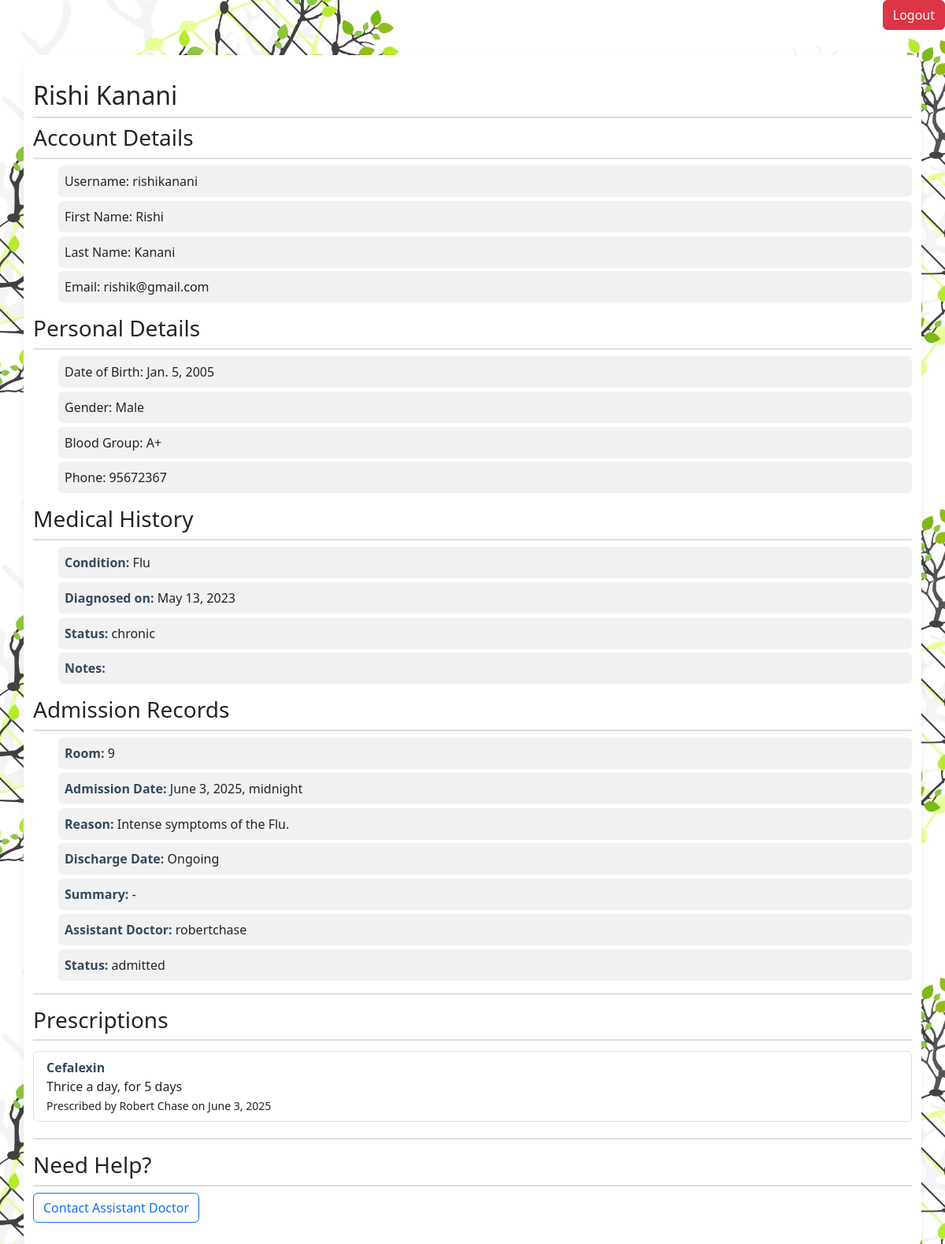
The page /accounts/patient/6/ (signed in) on the database its author committed.
### medapp/models.py (models this page shows, shortened)
class Patient(models.Model):
    user = models.OneToOneField(User, on_delete=models.CASCADE, related_name='patient_user')
    date_of_birth = models.DateField(null=True)
    gender = models.CharField(max_length=10)
    blood_group = models.CharField(max_length=5)
    phone = models.CharField(max_length=20, null=True)
    emergency_contact = models.CharField(max_length=100, null=True)
    created_at = models.DateTimeField(auto_now_add=True, null=True)

class PatientMedicalHistory(models.Model):
    STATUS_CHOICES1 = [
        ('active', 'Active'),
        ('resolved', 'Resolved'),
        ('chronic', 'Chronic'),
    ]
    patient = models.ForeignKey(Patient, on_delete=models.CASCADE, related_name='medical_histories')
    condition_name = models.CharField(max_length=100)
    diagnosis_date = models.DateField()
    status1 = models.CharField(max_length=20, choices=STATUS_CHOICES1, null=True, blank=True)
    notes = models.TextField(blank=True, null=True)

class AdmissionRecord(models.Model):
    STATUS_CHOICES = [
        ('admitted', 'Admitted'),
        ('discharged', 'Discharged'),
        ('transferred', 'Transferred'),
    ]
    patient = models.ForeignKey(Patient, on_delete=models.CASCADE, related_name='admissions')
    admission_date = models.DateTimeField()
    discharge_date = models.DateTimeField(null=True, blank=True)
    room_number = models.PositiveSmallIntegerField(choices=ROOM_CHOICES)
    primary_doctor = models.ForeignKey(User, on_delete=models.SET_NULL, null=True, related_name='primary_admissions')
    assistant_doctor = models.ForeignKey(User, on_delete=models.SET_NULL, null=True, blank=True, related_name='assistant_doctor_admissions')
    admission_reason = models.TextField()
    discharge_summary = models.TextField(blank=True, null=True)
    status = models.CharField(max_length=20, choices=STATUS_CHOICES)
    created_at = models.DateTimeField(auto_now_add=True, null=True)

class Prescription(models.Model):
    patient = models.ForeignKey(Patient, on_delete=models.CASCADE, related_name='prescriptions')
    assistant_doctor = models.ForeignKey(User, on_delete=models.SET_NULL, null=True, related_name='written_prescriptions')
    created_at = models.DateTimeField(auto_now_add=True)
    medicine = models.ForeignKey(Medicine, on_delete=models.CASCADE, null=True)
    dosage = models.CharField(max_length=100, default="1")
    duration_days = models.IntegerField(null=True, blank=True)
    notes = models.TextField(blank=True, null=True)

class Medicine(models.Model):
    name = models.CharField(max_length=100)
    category = models.ForeignKey(MedicineCategory, on_delete=models.CASCADE, related_name='medicines')
    unit_price = models.DecimalField(max_digits=10, decimal_places=2)
    description = models.TextField(blank=True, null=True)
    active = models.BooleanField(default=True)

### accounts/views.py (the view)
# urls.py: path("patient/<int:patient_id>/", views.patient_dashboard, name="patient_dashboard"),
@login_required
@user_passes_test(is_patient_or_doctor_or_staff)
def patient_dashboard(request, patient_id):
    patient = get_object_or_404(Patient, id=patient_id)
    if request.user.groups.filter(name='Patients').exists() and patient.user != request.user:
        return HttpResponseForbidden("You are not allowed to view this page.")
    history = PatientMedicalHistory.objects.filter(patient=patient).order_by('-diagnosis_date')
    admissions = AdmissionRecord.objects.filter(patient=patient).order_by('-admission_date')
    prescriptions = Prescription.objects.filter(patient=patient).select_related('medicine', 'assistant_doctor').order_by('-created_at')
    return render(request, 'registration/patientgroup.html', {
        'patient': patient,
        'user': request.user,
        'history': history,
        'admissions': admissions,
        'prescriptions': prescriptions,
    })

### accounts/views.py (called while the page is built)
def is_patient_or_doctor_or_staff(user):
    return user.groups.filter(name__in=['Patients', 'Doctors', 'Staff']).exists()

### accounts/templates/registration/patientgroup.html (shortened to what this page needs)
{% extends 'base.html' %}
{% load static %}
{% block styles %}
<link rel="stylesheet" href="{% static 'patient_dashboard.css' %}">
{% endblock %}
{% block main %}
<div class="d-flex justify-content-end mb-3">
  <a href="{% url 'custom_logout' %}" class="btn btn-danger">Logout</a>
</div>
<div class="container">
  <h2>{{ patient.user.first_name }} {{ patient.user.last_name }}</h2>
  <h3>Account Details</h3>
  <ul>
    <li>Username: {{ patient.user.username }}</li>
    <li>First Name: {{ patient.user.first_name }}</li>
    <li>Last Name: {{ patient.user.last_name }}</li>
    <li>Email: {{ patient.user.email }}</li>
  </ul>
  <h3>Personal Details</h3>
  <ul>
    <li>Date of Birth: {{ patient.date_of_birth }}</li>
    <li>Gender: {{ patient.gender }}</li>
    <li>Blood Group: {{ patient.blood_group }}</li>
    <li>Phone: {{ patient.phone }}</li>
  </ul>
  <h3>Medical History</h3>
  <ul>
    {% for record in history %}
      <li><strong>Condition:</strong> {{ record.condition_name }}</li>
      <li><strong>Diagnosed on:</strong> {{ record.diagnosis_date }}</li>
      <li><strong>Status:</strong> {{ record.status1 }}</li>
      <li><strong>Notes:</strong> {{ record.notes }}</li>
    {% empty %}
      <li>No medical history records.</li>
    {% endfor %}
  </ul>
  <h3>Admission Records</h3>
  <ul>
    {% for admission in admissions %}
      <li><strong>Room:</strong> {{ admission.room_number }}</li>
      <li><strong>Admission Date:</strong> {{ admission.admission_date }}</li>
      <li><strong>Reason:</strong> {{ admission.admission_reason }}</li>
      <li><strong>Discharge Date:</strong> {{ admission.discharge_date|default:"Ongoing" }}</li>
      <li><strong>Summary:</strong> {{ admission.discharge_summary|default:"-" }}</li>
      <li><strong>Assistant Doctor:</strong> {{admission.assistant_doctor}}</li>
      <li><strong>Status:</strong> {{ admission.status }}</li>
    {% empty %}
      <li>No admission records found.</li>
    {% endfor %}
  </ul>
  <hr>
<h3>Prescriptions</h3>
{% if prescriptions %}
  <ul class="list-group">
    {% for pres in prescriptions %}
      <li class="list-group-item">
        <strong>{{ pres.medicine.name }}</strong><br>
        {{ pres.dosage }}, {{ pres.frequency }} for {{ pres.duration_days }} days<br>
        <small>Prescribed by {{ pres.assistant_doctor.get_full_name }} on {{ pres.created_at|date:"F j, Y" }}</small><br>
      </li>
    {% endfor %}
  </ul>
{% else %}
  <p>No prescriptions yet.</p>
{% endif %}
  <hr>
  <h3>Need Help?</h3>
  <a href="{% url 'send_message' %}" class="btn btn-outline-primary">
  Contact Assistant Doctor
  </a>
{% endblock %}

### accounts/static/patient_dashboard.css (style rules this page uses)
body { margin: 0; background-image: url('/static/images/medicine.jpg'); background-size:contain; padding: 0; }
.container { max-width: 800px; margin: 2rem auto; padding: 2rem; background-color: #ffffff; border-radius: 12px; box-shadow: 0 4px 12px rgba(0, 0, 0, 0.05); }
h2, h3 { color: #2c3e50; margin-bottom: 1rem; border-bottom: 2px solid #ddd; padding-bottom: 0.5rem; }
ul { list-style: none; padding-left: 0; margin-bottom: 2rem; }
li { margin: 0.3rem 0; padding: 0.5rem; background-color: #f1f1f1; border-radius: 6px; }
strong { color: #34495e; }

### rows shown on the page
Patient: user.first_name "Rishi", user.last_name "Kanani", user.username "rishikanani", user.email "rishik@gmail.com", date_of_birth "Jan. 5, 2005", gender "Male", blood_group "A+", phone "95672367"
PatientMedicalHistory: condition_name "Flu", diagnosis_date "May 13, 2023", status1 "chronic"
AdmissionRecord: room_number "9", admission_date "June 3, 2025, midnight", admission_reason "Intense symptoms of the Flu.", discharge_date "Ongoing", discharge_summary "-", assistant_doctor "robertchase", status "admitted"
Prescription: medicine.name "Cefalexin", dosage "Thrice a day", duration_days "5", assistant_doctor.get_full_name "Robert Chase", created_at "June 3, 2025"
